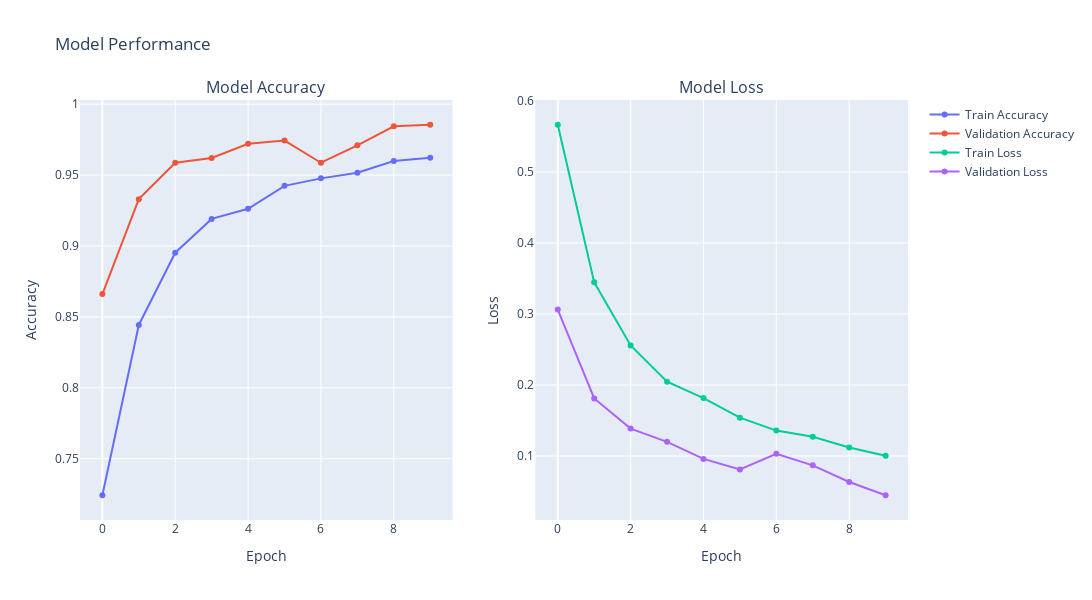

The code cell stored with this chart in its notebook:
### Code cell
import plotly.graph_objects as go
from plotly.subplots import make_subplots
import plotly.figure_factory as ff

fig=make_subplots(rows=1,cols=2,subplot_titles=("Model Accuracy","Model Loss"))
fig.add_trace(
    go.Scatter(y=history.history['accuracy'],name='Train Accuracy'),
    row=1,col=1
)

fig.add_trace(
    go.Scatter(y=history.history['val_accuracy'],name='Validation Accuracy'),
    row=1,col=1
)
fig.add_trace(
    go.Scatter(y=history.history['loss'],name='Train Loss'),
    row=1,col=2
)
fig.add_trace(
    go.Scatter(y=history.history['val_loss'],name='Validation Loss'),
    row=1,col=2
)

fig.update_xaxes(title_text="Epoch",row=1,col=1)
fig.update_yaxes(title_text="Accuracy",row=1,col=1)
fig.update_xaxes(title_text="Epoch",row=1,col=2)
fig.update_yaxes(title_text="Loss",row=1,col=2)
fig.update_layout(height=600,width=1200,title_text="Model Performance")

fig.show()

### Figure 1 — Plotly figure (JSON) as saved in the notebook; plotly's stock layout.template omitted (floating-point values rounded to 4 significant figures)
{"data": [{"name": "Train Accuracy", "type": "scatter", "xaxis": "x", "y": [0.7242, 0.8443, 0.8952, 0.9191, 0.9262, 0.9424, 0.9477, 0.9516, 0.96, 0.9622], "yaxis": "y"}, {"name": "Validation Accuracy", "type": "scatter", "xaxis": "x", "y": [0.8661, 0.933, 0.9587, 0.9621, 0.9721, 0.9743, 0.9587, 0.971, 0.9844, 0.9855], "yaxis": "y"}, {"name": "Train Loss", "type": "scatter", "xaxis": "x2", "y": [0.5664, 0.3445, 0.2557, 0.2047, 0.1815, 0.154, 0.1358, 0.127, 0.1121, 0.1003], "yaxis": "y2"}, {"name": "Validation Loss", "type": "scatter", "xaxis": "x2", "y": [0.3062, 0.1811, 0.1386, 0.1199, 0.0959, 0.08098, 0.1032, 0.08684, 0.06342, 0.04472], "yaxis": "y2"}], "layout": {"annotations": [{"font": {"size": 16}, "showarrow": false, "text": "Model Accuracy", "x": 0.225, "xanchor": "center", "xref": "paper", "y": 1, "yanchor": "bottom", "yref": "paper"}, {"font": {"size": 16}, "showarrow": false, "text": "Model Loss", "x": 0.775, "xanchor": "center", "xref": "paper", "y": 1, "yanchor": "bottom", "yref": "paper"}], "height": 600, "title": {"text": "Model Performance"}, "width": 1200, "xaxis": {"anchor": "y", "domain": [0, 0.45], "title": {"text": "Epoch"}}, "xaxis2": {"anchor": "y2", "domain": [0.55, 1], "title": {"text": "Epoch"}}, "yaxis": {"anchor": "x", "domain": [0, 1], "title": {"text": "Accuracy"}}, "yaxis2": {"anchor": "x2", "domain": [0, 1], "title": {"text": "Loss"}}}}
